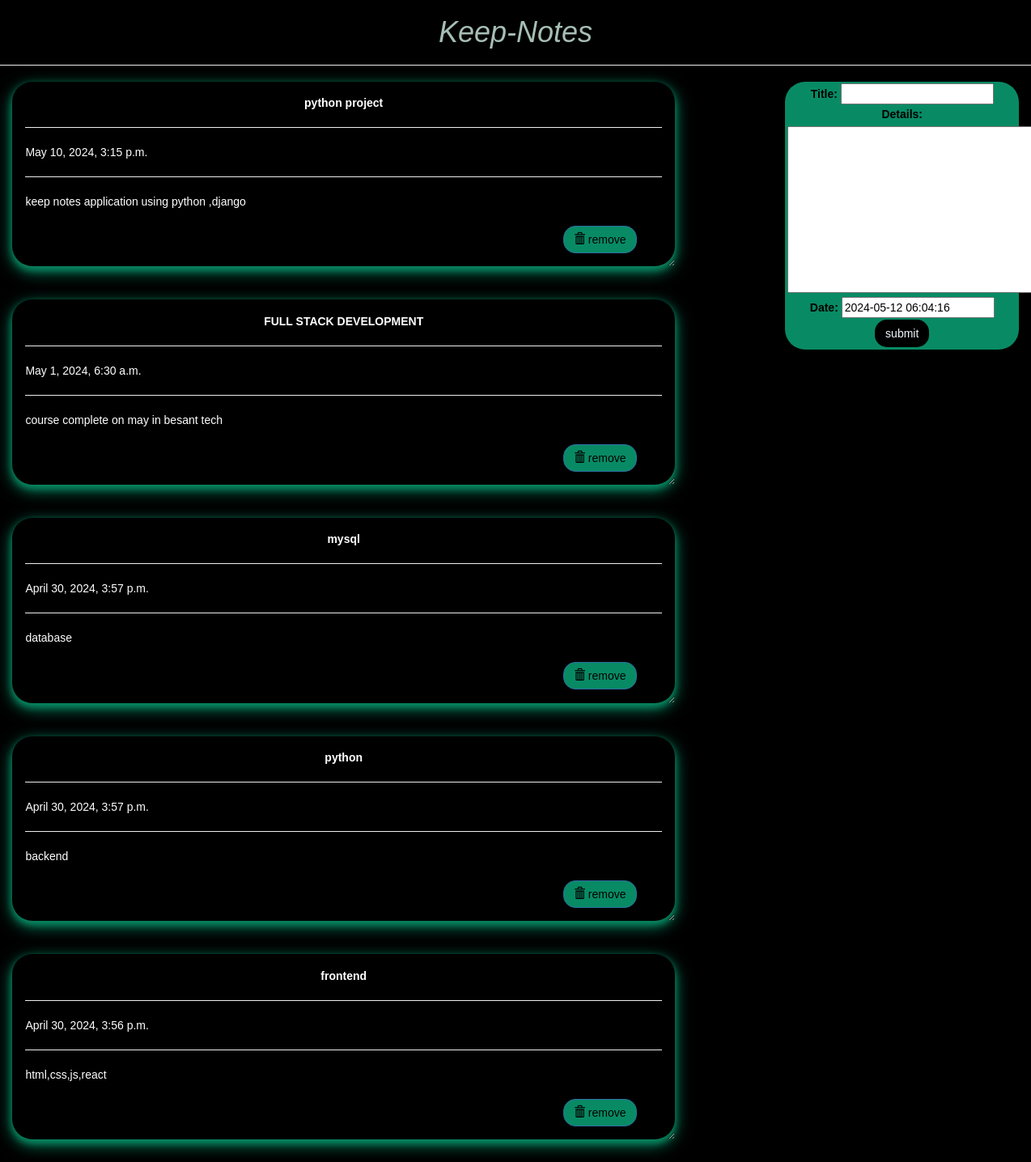
The page / on the database its author committed.
### memo/models.py (models this page shows, shortened)
class memo(models.Model):
    title = models.CharField(max_length=100)
    details = models.TextField()
    date = models.DateTimeField(default=timezone.now)

### memo/views.py (the view)
# urls.py: path('',views.index , name="memo"),
def index(request):
    item_list = memo.objects.order_by("-date")
    if request.method == "POST":
        form = memoForm(request.POST)
        if form.is_valid():
            form.save()
            return redirect('memo')
    form = memoForm()
    page = {
        "forms": form,
        "list": item_list,
        "title": "keep-Note",
    }
    return render(request, 'memo/index.html', page)

### memo/forms.py
class memoForm(forms.ModelForm):
    class Meta:
        model = memo
        fields = "__all__"

### memo/templates/memo/index.html (shortened to what this page needs)
<!DOCTYPE html>
<html lang="en" dir="ltr">
<head>
  <link rel="stylesheet" href="https://maxcdn.bootstrapcdn.com/bootstrap/3.3.7/css/bootstrap.min.css">
</head>
<body  class="container-fluid">
  <center class="row">
    <h1><i class="hd">Keep-Notes</i></h1>
    <hr />
  </center>
  <div class="row">
    <div class="col-md-8">
      {% for i in list %}
      <div class="card">
        <center><b>{{i.title}}</b></center>
        <hr/>
        {{i.date}}
        <hr/>
        {{i.details}}
        <br />
        <br />
        <form action="/del/{{i.id}}" method="POST" style=" padding-right: 4%; padding-bottom: 3%;">
          <button id="btn" value="remove" type="submit"  class="btn btn-primary" style="float: right;"><span class="glyphicon glyphicon-trash"></span>   remove</button>
        </form>
      </div>
      {% endfor%}
    </div>
    <div class="col-md-1"> </div>
    <div class="col-md-3">
      <div  class="submit_form">
      <form  method="POST">
        {{forms}}
        <center>
        <input type="submit" class="btn" value="submit" />
      </center>
      </form>
    </div>
  </div>
</div>
</body>
</html>

### memo/templates/memo/index.html (style rules this page uses)
.container-fluid { color: white; background-color: black; font-family: sans-serif; }
.hd { font-family: sans-serif; color: rgb(166, 190, 180); }
.card { box-shadow: 0 4px 8px 0 rgba(8,139,100), 0 6px 20px 0 rgb(8, 139, 100); background: black; margin-bottom : 5%; border-radius: 25px; padding : 2%; overflow: auto; resize: both; text-overflow: ellipsis; }
#btn { background: rgba(8,139,100); color: black; }
.btn { background-color: black; color: aliceblue; border-radius: 15px; }
.submit_form { text-align: center; padding: 1%; background: rgba(8,139,100); color: black; border-radius: 25px; box-shadow: 0 4px 8px 0 rgba(0,0,0.4) 0 6px 20px 0 rgba(0,0,0,0.36); }

### rows shown on the page
memo: title "python project", date "May 10, 2024, 3:15 p.m.", details "keep notes application using python ,django"
memo: title "FULL STACK DEVELOPMENT", date "May 1, 2024, 6:30 a.m.", details "course complete on may in besant tech"
memo: title "mysql", date "April 30, 2024, 3:57 p.m.", details "database"
memo: title "python", date "April 30, 2024, 3:57 p.m.", details "backend"
memo: title "frontend", date "April 30, 2024, 3:56 p.m.", details "html,css,js,react"
